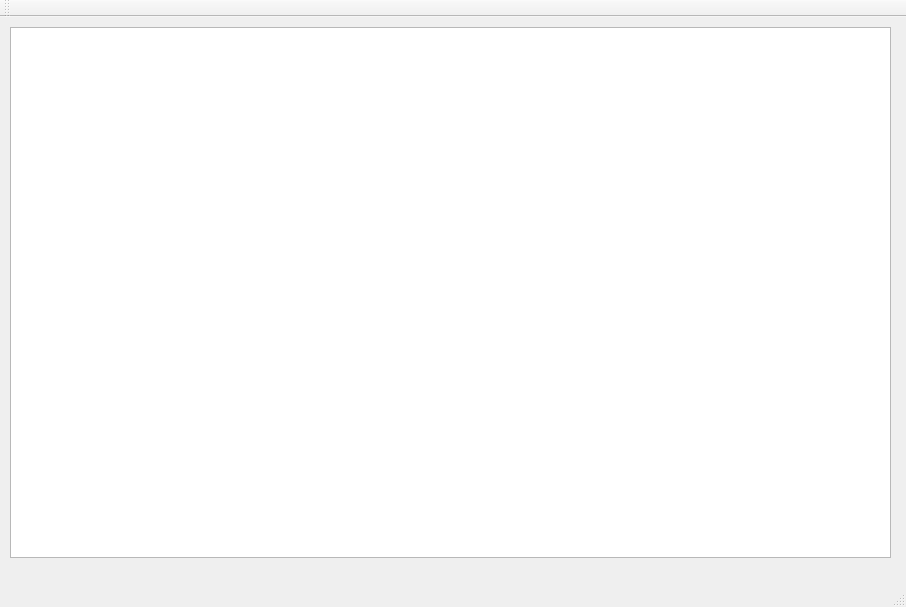
<?xml version="1.0" encoding="UTF-8"?>
<ui version="4.0">
 <class>MainWindow</class>
 <widget class="QMainWindow" name="MainWindow">
  <property name="geometry">
   <rect>
    <x>0</x>
    <y>0</y>
    <width>906</width>
    <height>607</height>
   </rect>
  </property>
  <property name="windowTitle">
   <string>MainWindow</string>
  </property>
  <widget class="QWidget" name="centralWidget">
   <widget class="QGraphicsView" name="graphicsView">
    <property name="geometry">
     <rect>
      <x>10</x>
      <y>10</y>
      <width>881</width>
      <height>531</height>
     </rect>
    </property>
   </widget>
  </widget>
  <widget class="QMenuBar" name="menuBar">
   <property name="geometry">
    <rect>
     <x>0</x>
     <y>0</y>
     <width>906</width>
     <height>21</height>
    </rect>
   </property>
  </widget>
  <widget class="QToolBar" name="mainToolBar">
   <attribute name="toolBarArea">
    <enum>TopToolBarArea</enum>
   </attribute>
   <attribute name="toolBarBreak">
    <bool>false</bool>
   </attribute>
  </widget>
  <widget class="QStatusBar" name="statusBar"/>
 </widget>
 <layoutdefault spacing="6" margin="11"/>
 <resources/>
 <connections/>
</ui>
